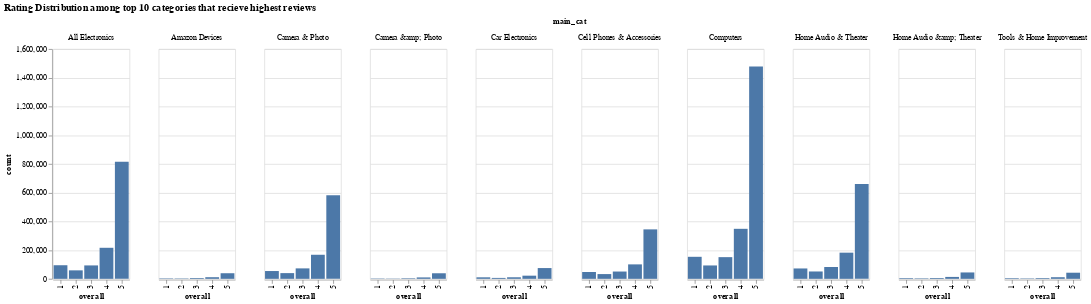

Here is the notebook cell this chart was saved with:
### Markdown cell above
### Rating Distributions among categories

### Code cell
top10_cats = cats.sort_values('count', ascending=False)['main_cat'].values[:10]
ratings = data.groupby(['main_cat','overall']).size().reset_index()
ratings = ratings[ratings['main_cat'].isin(top10_cats)]
ratings.columns = ['main_cat','overall','count']
bars = alt.Chart(ratings).mark_bar().encode(
    x='overall:O',
    y=alt.Y('count'),
    facet='main_cat'
)
bars.properties(title='Rating Distribution among top 10 categories that recieve highest reviews')

### Figure 1 — Vega-Lite specification as saved in the notebook (floating-point values rounded to 4 significant figures)
{"config": {"view": {"continuousWidth": 400, "continuousHeight": 300}}, "data": {"name": "data-7e7dabaa406bab1e155d4a84f81b2ff1"}, "mark": "bar", "encoding": {"facet": {"field": "main_cat", "type": "nominal"}, "x": {"field": "overall", "type": "ordinal"}, "y": {"field": "count", "type": "quantitative"}}, "title": "Rating Distribution among top 10 categories that recieve highest reviews", "$schema": "https://vega.github.io/schema/vega-lite/v4.17.0.json", "datasets": {"data-7e7dabaa406bab1e155d4a84f81b2ff1": [{"main_cat": "All Electronics", "overall": 1.0, "count": 94631}, {"main_cat": "All Electronics", "overall": 2.0, "count": 58956}, {"main_cat": "All Electronics", "overall": 3.0, "count": 93335}, {"main_cat": "All Electronics", "overall": 4.0, "count": 216112}, {"main_cat": "All Electronics", "overall": 5.0, "count": 814935}, {"main_cat": "Amazon Devices", "overall": 1.0, "count": 2996}, {"main_cat": "Amazon Devices", "overall": 2.0, "count": 2557}, {"main_cat": "Amazon Devices", "overall": 3.0, "count": 5163}, {"main_cat": "Amazon Devices", "overall": 4.0, "count": 11242}, {"main_cat": "Amazon Devices", "overall": 5.0, "count": 38962}, {"main_cat": "Camera & Photo", "overall": 1.0, "count": 54242}, {"main_cat": "Camera & Photo", "overall": 2.0, "count": 39739}, {"main_cat": "Camera & Photo", "overall": 3.0, "count": 72704}, {"main_cat": "Camera & Photo", "overall": 4.0, "count": 167538}, {"main_cat": "Camera & Photo", "overall": 5.0, "count": 581655}, {"main_cat": "Camera &amp; Photo", "overall": 1.0, "count": 2289}, {"main_cat": "Camera &amp; Photo", "overall": 2.0, "count": 1734}, {"main_cat": "Camera &amp; Photo", "overall": 3.0, "count": 3634}, {"main_cat": "Camera &amp; Photo", "overall": 4.0, "count": 9831}, {"main_cat": "Camera &amp; Photo", "overall": 5.0, "count": 38722}, {"main_cat": "Car Electronics", "overall": 1.0, "count": 10501}, {"main_cat": "Car Electronics", "overall": 2.0, "count": 6345}, {"main_cat": "Car Electronics", "overall": 3.0, "count": 10785}, {"main_cat": "Car Electronics", "overall": 4.0, "count": 21922}, {"main_cat": "Car Electronics", "overall": 5.0, "count": 74930}, {"main_cat": "Cell Phones & Accessories", "overall": 1.0, "count": 47729}, {"main_cat": "Cell Phones & Accessories", "overall": 2.0, "count": 33046}, {"main_cat": "Cell Phones & Accessories", "overall": 3.0, "count": 50738}, {"main_cat": "Cell Phones & Accessories", "overall": 4.0, "count": 100599}, {"main_cat": "Cell Phones & Accessories", "overall": 5.0, "count": 344275}, {"main_cat": "Computers", "overall": 1.0, "count": 153310}, {"main_cat": "Computers", "overall": 2.0, "count": 93096}, {"main_cat": "Computers", "overall": 3.0, "count": 150958}, {"main_cat": "Computers", "overall": 4.0, "count": 348175}, {"main_cat": "Computers", "overall": 5.0, "count": 1477821}, {"main_cat": "Home Audio & Theater", "overall": 1.0, "count": 72143}, {"main_cat": "Home Audio & Theater", "overall": 2.0, "count": 51167}, {"main_cat": "Home Audio & Theater", "overall": 3.0, "count": 82136}, {"main_cat": "Home Audio & Theater", "overall": 4.0, "count": 182143}, {"main_cat": "Home Audio & Theater", "overall": 5.0, "count": 659360}, {"main_cat": "Home Audio &amp; Theater", "overall": 1.0, "count": 4577}, {"main_cat": "Home Audio &amp; Theater", "overall": 2.0, "count": 3251}, {"main_cat": "Home Audio &amp; Theater", "overall": 3.0, "count": 5315}, {"main_cat": "Home Audio &amp; Theater", "overall": 4.0, "count": 13264}, {"main_cat": "Home Audio &amp; Theater", "overall": 5.0, "count": 44402}, {"main_cat": "Tools & Home Improvement", "overall": 1.0, "count": 4271}, {"main_cat": "Tools & Home Improvement", "overall": 2.0, "count": 2741}, {"main_cat": "Tools & Home Improvement", "overall": 3.0, "count": 4860}, {"main_cat": "Tools & Home Improvement", "overall": 4.0, "count": 11188}, {"main_cat": "Tools & Home Improvement", "overall": 5.0, "count": 42520}]}}
